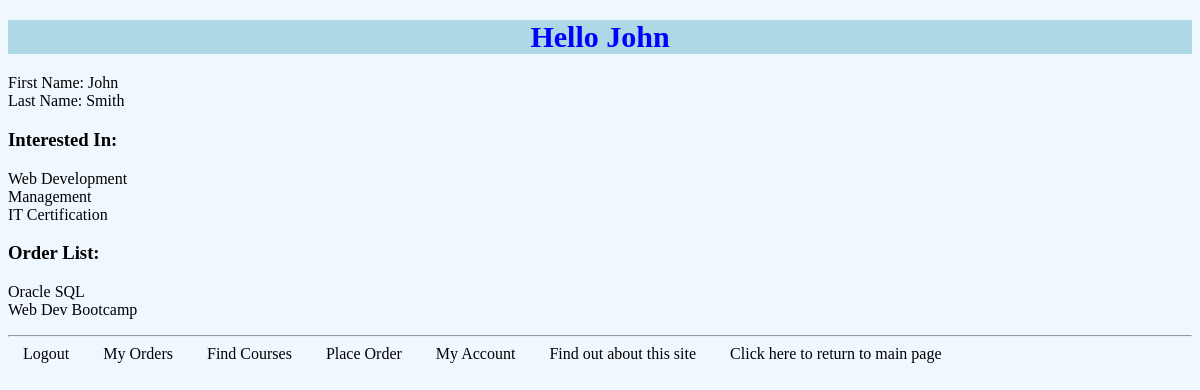
The app's page /myapp/myaccount/ (signed in) with its own data.
### myapp/models.py (models this page shows)
class Topic(models.Model):
    name = models.CharField(max_length=200)
    length = models.IntegerField(default=12)
    def __str__(self):
        return self.name

class Course(models.Model):
    title = models.CharField(max_length=200)
    topic = models.ForeignKey(Topic, related_name='courses', on_delete=models.CASCADE)
    price = models.DecimalField(max_digits=10, decimal_places=2)
    for_everyone = models.BooleanField(default=True)
    description = models.TextField(blank=True)
    num_reviews = models.PositiveIntegerField(default=0)
    def __str__(self):
        return self.title

### myapp/views.py (the view)
# urls.py: path(r'myaccount/', views.myaccount, name='myaccount'),
@login_required
def myaccount(request):
    username = request.user.username
    try:
        student = Student.objects.get(username=username)
    except Student.DoesNotExist:
        student = None
    if student:
        first_name = student.first_name
        last_name = student.last_name
        interested_in = student.interested_in
        registered_courses = student.registered_courses
        topic_list = []
        for topic in interested_in.all():
            topic_list.append(topic)
        course_list = []
        for course in registered_courses.all():
            course_list.append(course)
        return render(request, 'myapp/myaccount.html',
                      {'first_name': first_name, 'last_name': last_name, 'topic_list': topic_list,
                       'course_list': course_list})
    else:
        return HttpResponse('You are not a registered student!')

### templates/myapp/myaccount.html
{% extends 'myapp/base.html' %}
{% block myhdg %}
    Hello {{ user.first_name }}
{% endblock %}
{% block body_block %}
    {% if msg %}
        <p> {{ msg }}</p>
    {% else %}
        <p>
            First Name: {{ user.first_name }}<br>
            Last Name: {{ user.last_name }}<br>
            <h3>Interested In:</h3>
            {% for i in topic_list %}
                {{ i }}<br>
            {% endfor %}
            <h3>Order List:</h3>
            {% for stud in course_list %}
                {{ stud }}<br>
            {% endfor %}
        </p>
    {% endif %}
{% endblock %}

### myapp/static/myapp/style.css (style rules this page uses)
body { background-color:aliceblue; }

### records on screen
Topic: name "Web Development"
Topic: name "Management"
Topic: name "IT Certification"
Course: title "Oracle SQL"
Course: title "Web Dev Bootcamp"

### other values on screen
{{ user.first_name }} "John"
{{ user.last_name }} "Smith"
